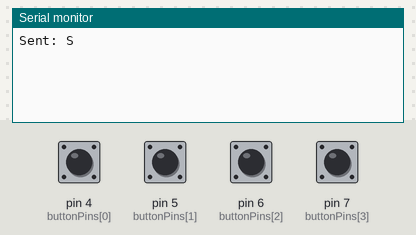
The sketch below on a simulated Arduino Uno, built with avr-gcc and run on an emulated ATmega328P. Shown: the last lines printed to the serial monitor. The test bench sets the inputs (shaded band); at power-on: pin 4 (buttonPins[0]), pin 5 (buttonPins[1]), pin 6 (buttonPins[2]), pin 7 (buttonPins[3]) HIGH.

Above: at 1.2 s.
1.3 s: pin 4 (buttonPins[0]) pulled LOW for 0.15 s
At 1.44 s:
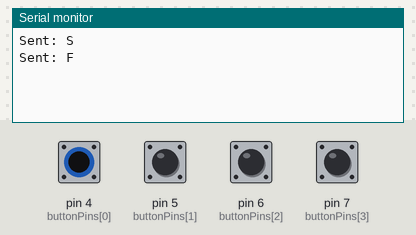
2.9 s: pin 5 (buttonPins[1]) pulled LOW for 0.15 s
At 3.05 s:
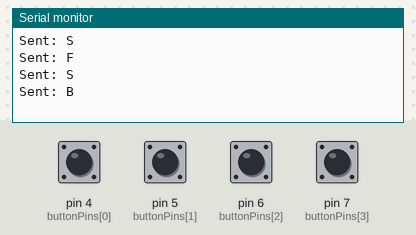
4.5 s: pin 6 (buttonPins[2]) pulled LOW for 0.15 s
At 4.66 s:
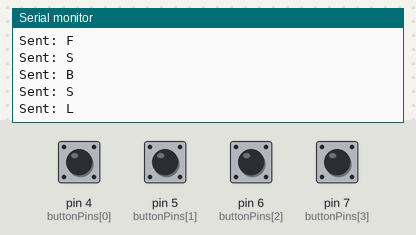
6.1 s: pin 7 (buttonPins[3]) pulled LOW for 0.15 s
At 6.27 s:
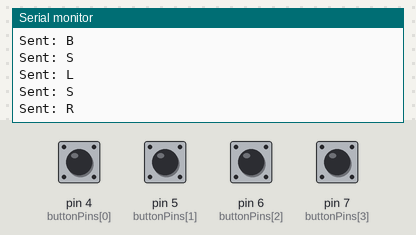
7.7 s: pin 4 (buttonPins[0]) driven LOW and pin 5 (buttonPins[1]) driven LOW
At 8.9 s:
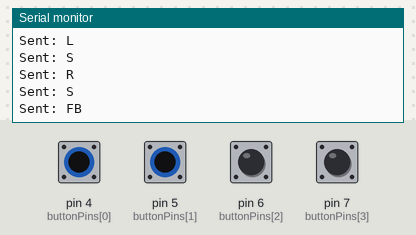
9.2 s: pin 6 (buttonPins[2]) pulled LOW for 1 s
At 9.9 s:
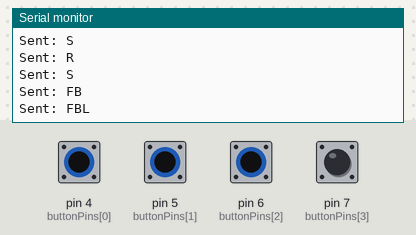

The sketch:

remoteTurning2.ino
```cpp
#include <SoftwareSerial.h>

// Initialize SoftwareSerial on pins 2 (RX) and 3 (TX)
SoftwareSerial XBee(2, 3); // RX = 2, TX = 3

// Button pins: Forward, Back, Left, Right
const int buttonPins[4] = {4, 5, 6, 7};

// Respective command characters for each button
char buttonCodes[4] = {'F', 'B', 'L', 'R'};

String lastCommand = "";

void setup() {

  XBee.begin(9600); //starts software serial connection at 9600 baud
  Serial.begin(9600);

  // Set button pins as input with internal pull-ups enabled
  for (int i = 0; i < 4; i++) {
    pinMode(buttonPins[i], INPUT_PULLUP);

    //Internal pull up set to HIGH since buttons are HIGH when not pressed
  }

}

void loop() {

  String command = "";

  // Checking each button if its clicked
  for (int i = 0; i < 4; i++) {
    bool current = digitalRead(buttonPins[i]);

    //dynamically adding characters to command based on buttons pressed
    if (digitalRead(buttonPins[i]) == LOW) {
      command += buttonCodes[i];
    }

  }

  //if no buttons are pressed, S is sent
  if (command == "") {
    command = "S";
  }

  //sending new command
  if (lastCommand != command) {
    XBee.println(command);
    Serial.print("Sent: ");
    Serial.println(command);

    lastCommand = command;
  }

  delay(50); // Debounce and loop pacing

}
 
```

Measured:
- after the input at 1.3 s, the serial monitor: prints a new line at once (image 1)
- after the input at 2.9 s, the serial monitor: prints a new line at once (image 2)
- after the input at 4.5 s, the serial monitor: prints a new line at once (image 3)
- after the input at 6.1 s, the serial monitor: prints a new line at once (image 4)
- after the input at 7.7 s, the serial monitor: prints a new line after 0.05 s (image 5)
- after the input at 9.2 s, the serial monitor: prints a new line at once (image 6)
